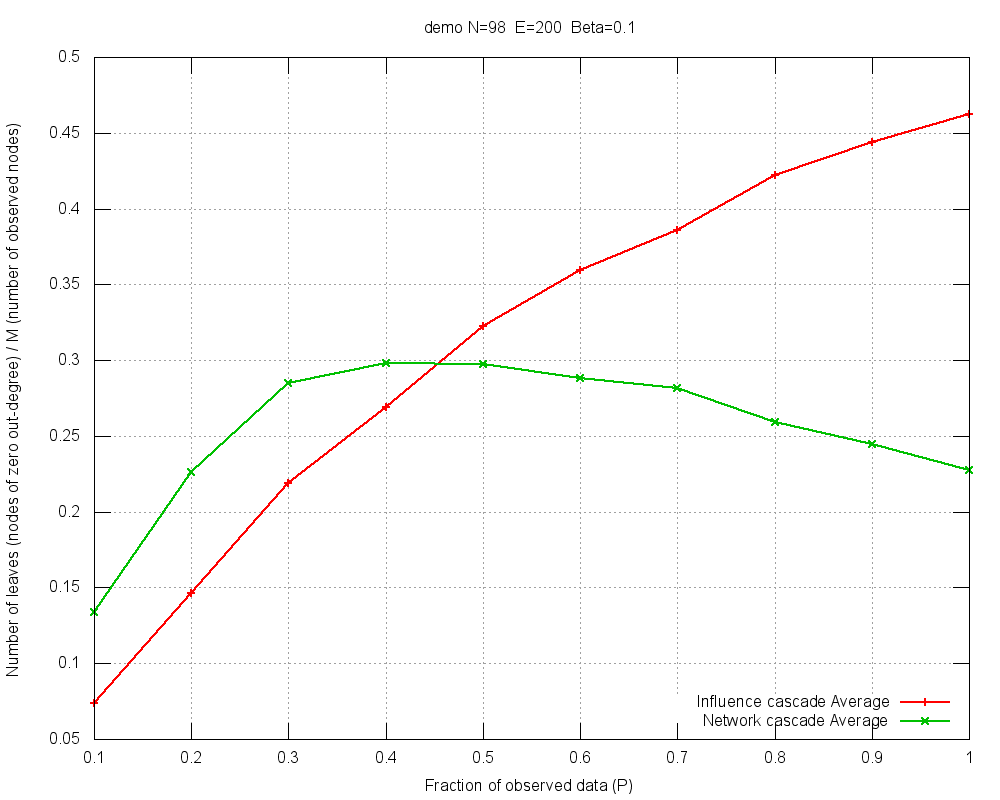

Write gnuplot code to recreate this figure.
#
# demo N=98  E=200  Beta=0.1 (Thu Mar 20 14:49:30 2014)
#

set title "demo N=98  E=200  Beta=0.1"
set key bottom right
set autoscale
set grid
set xlabel "Fraction of observed data (P)"
set ylabel "Number of leaves (nodes of zero out-degree) / M (number of observed nodes)"
set tics scale 2
set terminal png size 1000,800
set output 'nLf-demo-B010.png'
plot 	"nLf-demo-B010.tab" using 1:3 title "Influence cascade Average" with linespoints lw 2,\
	"nLf-demo-B010.tab" using 1:2 title "Network cascade Average" with linespoints lw 2
